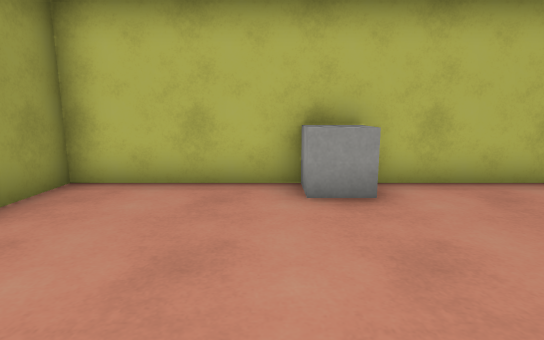
[1] (above)

16 first-person views from a walk through a Unity game level. The camera is 1.2 m above the floor, tilts 10° down and sees 80° across. The floor is counted in squares, 1 m on a side. Each view is taken from the middle of a square. On the plan, view 1 faces up. The plan holds only what a view shows up to about 14 squares ahead; the rest is blank. Surface patterns are stand-ins for the level's own textures.

[2]
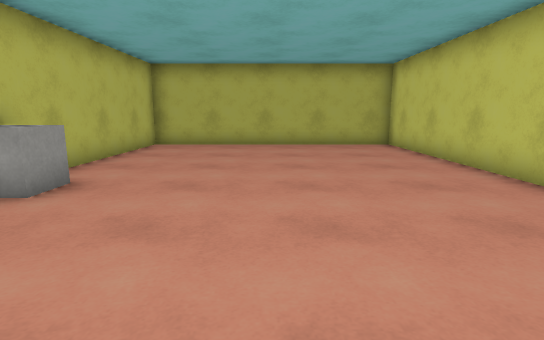

[3]
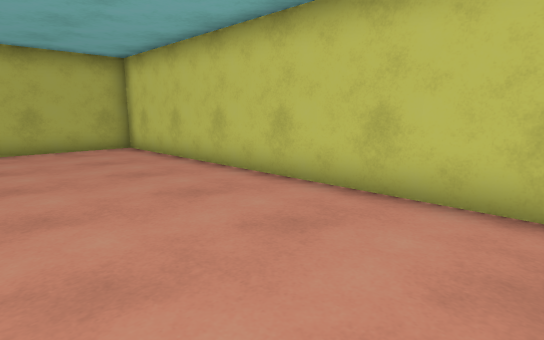

[4]
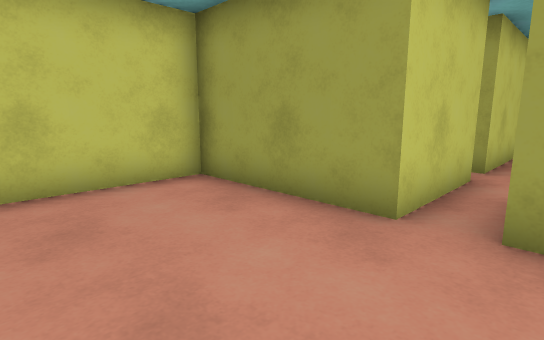

[5]
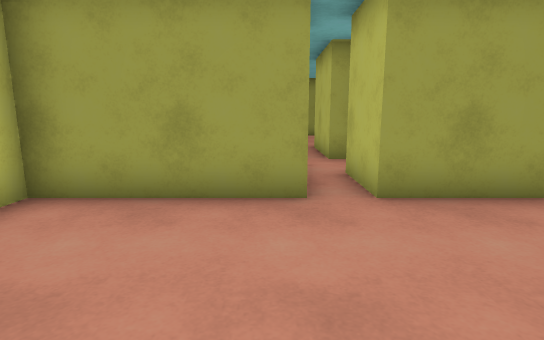

[6]
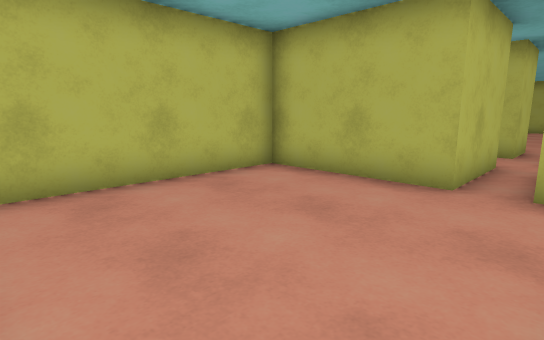

[7]
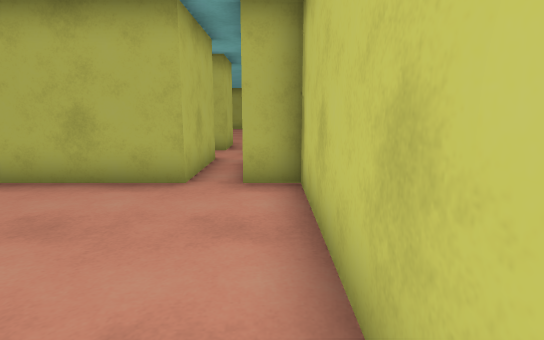

[8]
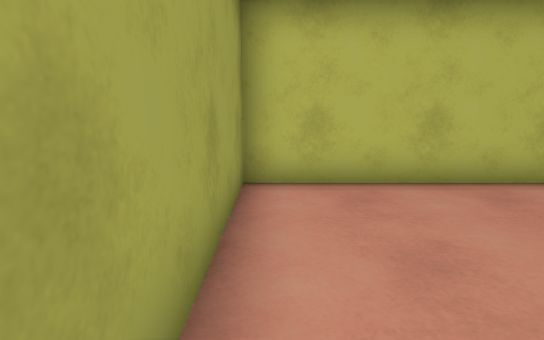

[9]
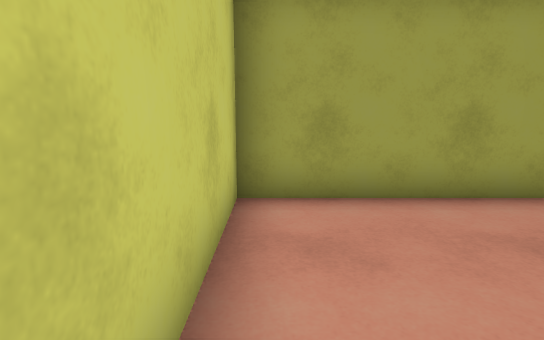

[10]
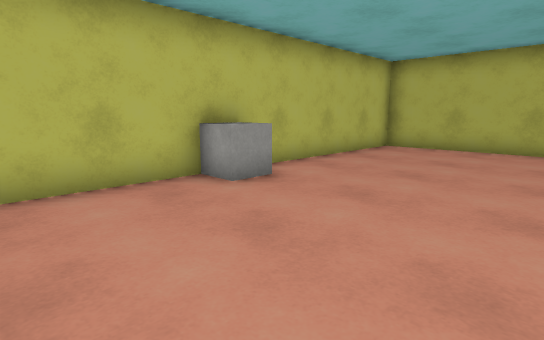

[11]
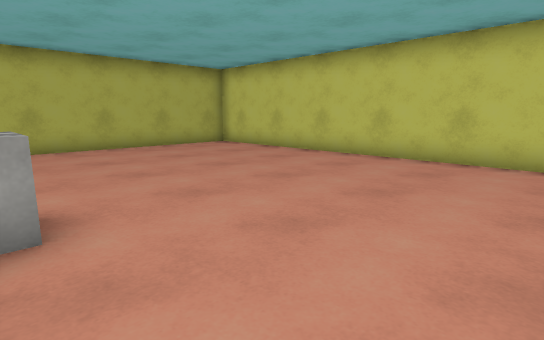

[12]
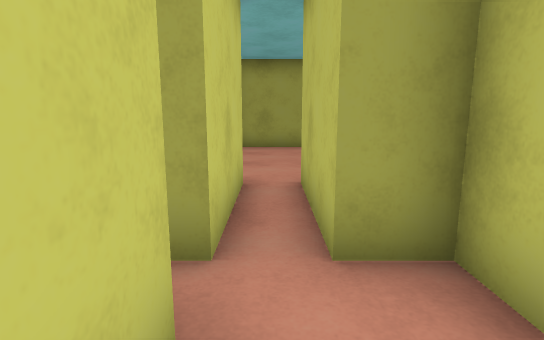

[13]
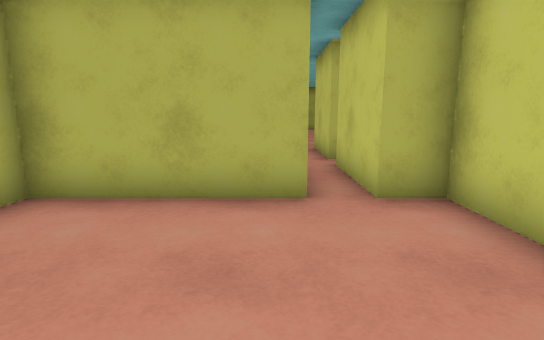

[14]
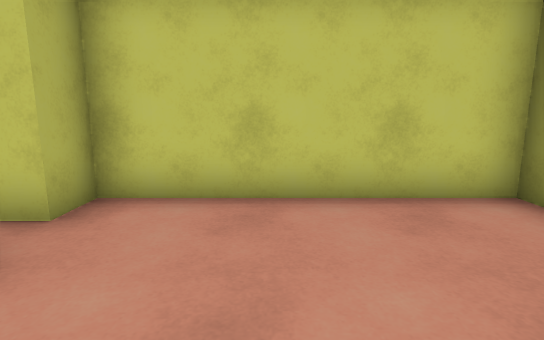

[15]
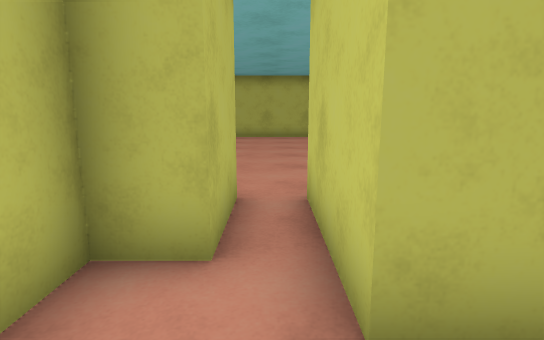

[16]
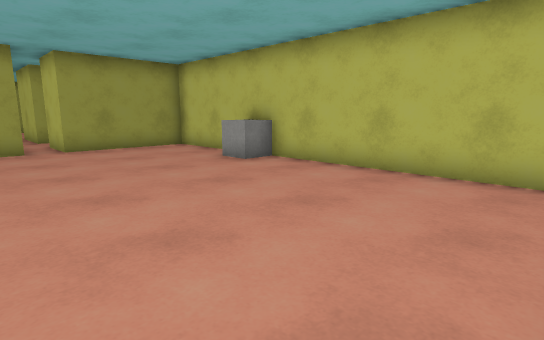

### Floor plan
Ten units are one square. View 1 is at (0, 0); x grows to the right and y downward. Boxes are objects, and circles mark ways between rooms. Rooms are numbered by the first view taken in them; rooms with no view inside come last. Other rooms are left out.
<svg viewBox="-170 -60 260 100">
<path fill="none" stroke="#000" d="M-55 -5 -35 -5 -35 35 85 35 85 -55 -35 -55 -35 -15 -55 -15M-105 -15 -105 -55 -165 -55 -165 5 -105 5 -105 -5M-65 -5 -55 -5M-105 -5 -75 -5M-55 -15 -55 -25 -75 -25 -75 -15 -105 -15"/>
<rect x="5" y="-55" width="10" height="10" fill="#bbb"><title>other object</title></rect>
<circle cx="-50" cy="-10" r="3" fill="#2a7"/>
<circle cx="-100" cy="-10" r="3" fill="#2a7"/>
<text x="20" y="-10">1</text>
<text x="-140" y="-30">2</text>
<text x="-80" y="-10">3</text>
</svg>
Room 1 opens to room 3. Room 2 opens to room 3.

Where each view was taken, in squares from view 1:
view 1: 0 up, 0 right, facing up
view 2: 1 up, 4 left, facing right
view 3: 1 up, 3 left, facing down-right
view 4: 2 up, 0 right, facing down-left
view 5: 0 up, 1 right, facing left
view 6: 0 up, 16 left, facing up-right
view 7: 0 up, 16 left, facing right
view 8: 0 up, 16 left, facing up
view 9: 0 up, 12 left, facing left
view 10: 0 up, 3 left, facing up-right
view 11: 5 up, 3 left, facing down-right
view 12: 1 up, 5 left, facing left
view 13: 2 up, 15 left, facing right
view 14: 4 up, 13 left, facing down
view 15: 1 up, 8 left, facing right
view 16: 1 down, 8 right, facing up-left
